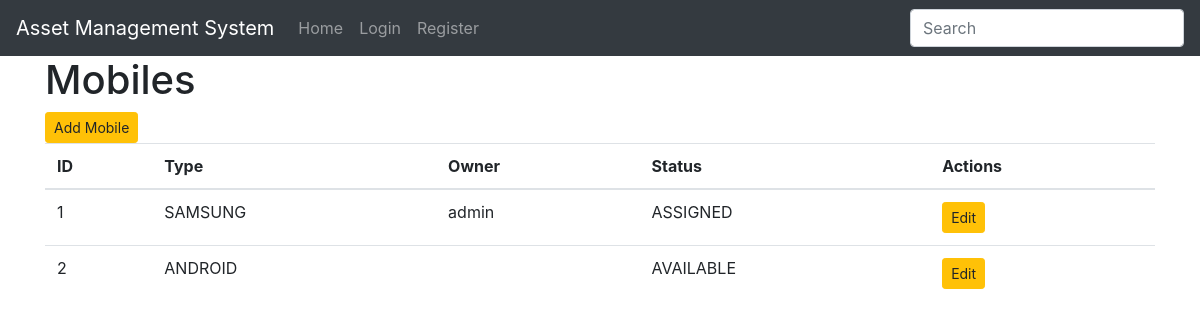
The page /display_mobiles on the database as committed earlier.
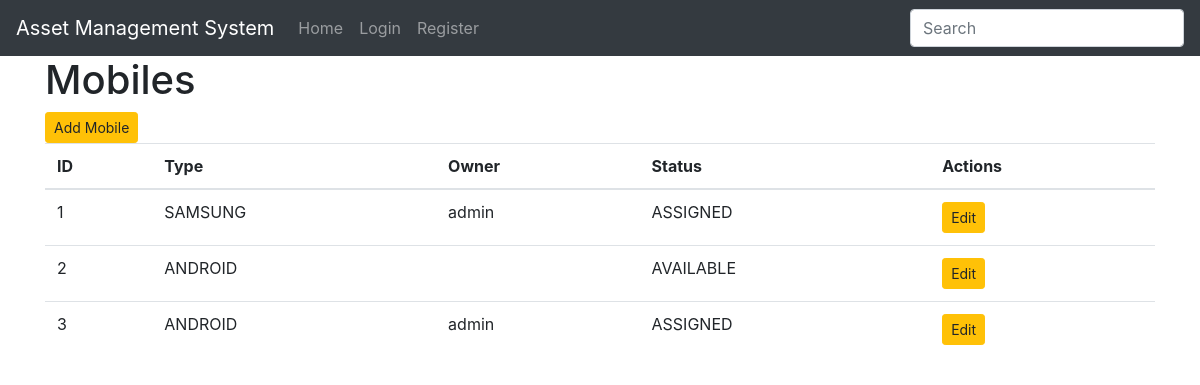
The same page on the database as committed later.
### inventory/models.py (models this page shows, shortened)
class Mobile(models.Model):
    type_choices = (
        ('ANDROID', 'Android'),
        ('IPHONE', 'iPhone'),
        ('SAMSUNG', 'Samsung')
    )
    type = models.CharField(max_length=100, choices=type_choices, blank=False)
    owner = models.ForeignKey(User, blank=True, null=True,  on_delete=models.CASCADE)
    status_choices = (
        ('AVAILABLE', 'Device is available to be assigned'),
        ('ASSIGNED', 'Device is assigned to a staff member'),
        ('SETUP_REQUIRED', 'This device needs setting up before it can be assigned'),
    )
    status =models.CharField(max_length=100, choices=status_choices, blank=False)

### inventory/views.py (the view)
# urls.py: re_path(r'^display_mobiles$', display_mobiles, name='display_mobiles'),
def display_mobiles(request):
    items = Mobile.objects.all()
    context = {
        'items' : items,
        'header' : 'Mobiles',
    }
    return render(request, 'inventory/index.html', context)

### inventory/templates/inventory/index.html (shortened to what this page needs)
{% extends 'inventory/base.html' %}
{% block body%}
    <h1>{{ header }}</h1>
    <div class="button-group">
        {% if header == "Laptops" %}
            <a href="{% url 'add_laptop' %}" class="btn btn-warning btn-sm" role="button">Add Laptop</a>
        {% elif header == "Mobiles" %}
            <a href="{% url 'add_mobile' %}" class="btn btn-warning btn-sm" role="button">Add Mobile</a>
        {% endif %}
    </div>
    {% if header == "Home" %}
        <h2>Welcome to the Asset Management System for NHSD</h2>
        {% if user.is_authenticated %}
            <p>Please select from one of the two following options</p>
            <a href="{% url 'display_laptops' %}" class="btn btn-primary btn-md" role="button">Laptops</a>
            <a href="{% url 'display_mobiles' %}" class="btn btn-primary btn-md" role="button">Mobiles</a>
        {% else %}
            <p>Please login or register an account to access this system</p>
            <a href="{% url 'login' %}" class="btn btn-primary btn-md" role="button">Login</a>
            <a href="{% url 'register_user' %}" class="btn btn-primary btn-md" role="button">Register</a>
        {% endif %}
    {% else %}
        <table class="table table-hover">
            <thead>
                <tr>
                    <th>ID</th>
                    <th>Type</th>
                    <th>Owner</th>
                    <th>Status</th>
                    <th>Actions</th>
                </tr>
            </thead>
            <tbody>
                {% for item in items %}
                    <tr>
                        <td>{{ item.pk }}</td>
                        <td>{{ item.type }}</td>
                        <td>{{ item.owner.username }}</td>
                        <td>{{ item.status }}</td>
                        {% if header == "Laptops" %}
                        <td>
                            <a href="{% url 'edit_laptop' item.pk %}" class="btn btn-warning btn-sm" role="button">Edit</a>
                            {% if user.is_superuser %}
                                <a href="{% url 'delete_laptop' item.pk %}" class="btn btn-danger btn-sm" role="button">Delete</a>
                            {% endif %}
                        </td>
                        {% elif header == "Mobiles" %}
                        <td>
                            <a href="{% url 'edit_mobile' item.pk %}" class="btn btn-warning btn-sm" role="button">Edit</a>
                        </td>
                        {% endif %}
                    </tr>
                {% endfor %}
            </tbody>
        </table>
    {% endif %}
{% endblock %}

Rows that differ between the two databases and show on the page:
added Mobile: pk "3", type "ANDROID", owner.username "admin", status "ASSIGNED"
